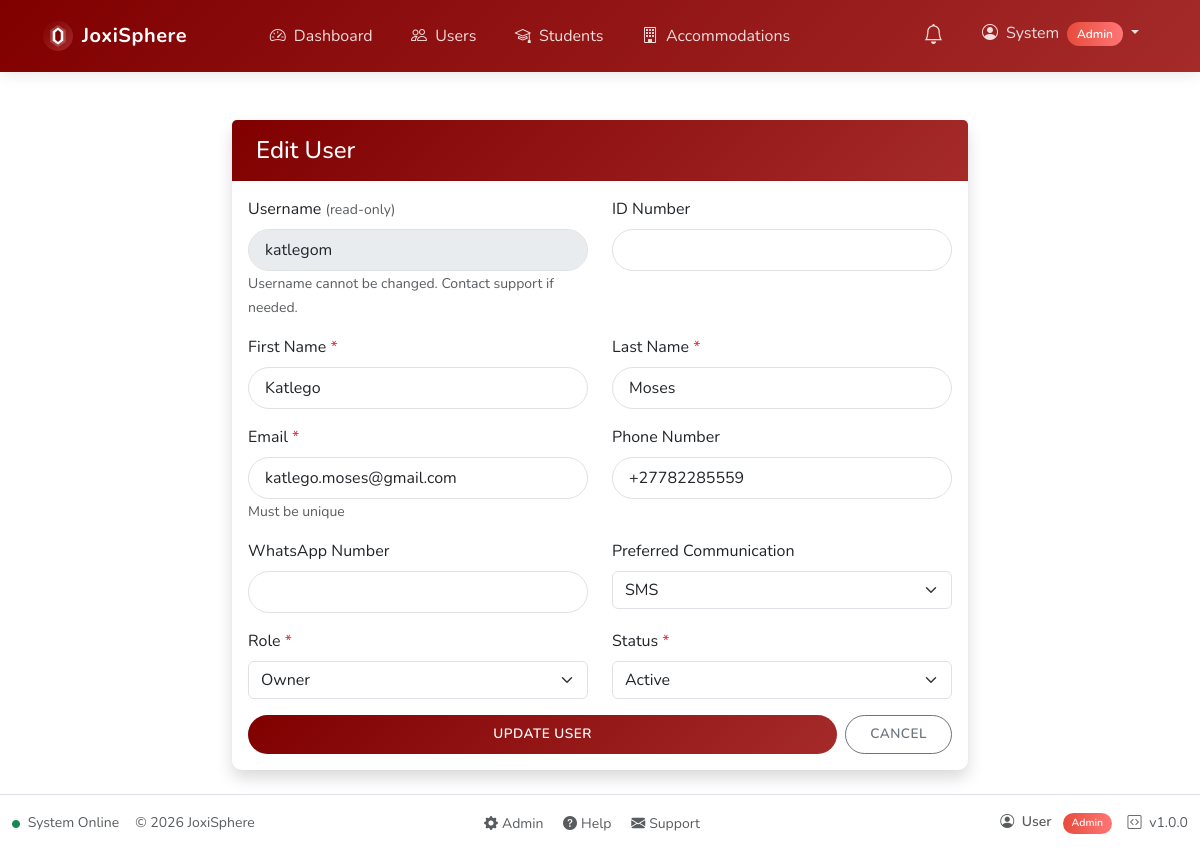
The page /admin/edit-user.php?id=2 (signed in) on the database its author committed.
### tables this page shows
CREATE TABLE IF NOT EXISTS users (
    id INT AUTO_INCREMENT PRIMARY KEY,
    username VARCHAR(50) NOT NULL UNIQUE,
    password VARCHAR(255) NOT NULL,
    email VARCHAR(100) NOT NULL,
    first_name VARCHAR(50) NOT NULL,
    last_name VARCHAR(50) NOT NULL,
    id_number VARCHAR(13) UNIQUE,   
    phone_number VARCHAR(20),
    whatsapp_number VARCHAR(20),
    preferred_communication ENUM('SMS', 'WhatsApp') DEFAULT 'SMS',
    profile_photo VARCHAR(255) DEFAULT NULL,
    role_id INT NOT NULL,
    status ENUM('active', 'pending', 'inactive') NOT NULL DEFAULT 'pending',
    created_at TIMESTAMP DEFAULT CURRENT_TIMESTAMP,
    updated_at TIMESTAMP DEFAULT CURRENT_TIMESTAMP ON UPDATE CURRENT_TIMESTAMP,
    password_reset_required BOOLEAN DEFAULT 0,
    FOREIGN KEY (role_id) REFERENCES roles(id)
);

### includes/functions.php (called while the page is built, shortened)
<?php
function safeQueryPrepare($conn, $sql, $debug = true) {
    $stmt = false;
    try {
        $stmt = $conn->prepare($sql);
    } catch (mysqli_sql_exception $e) {
        $prepareError = "(" . $e->getCode() . ") " . $e->getMessage();
        error_log("Database exception in SQL: $sql - " . $prepareError);
    }
    return $stmt;
}
function getUserDetails($userId = null) {
    $conn = getDbConnection();
    $id = $userId ?? $_SESSION['user_id'];
    $stmt = safeQueryPrepare($conn, "SELECT u.*, r.name as role_name FROM users u
                             JOIN roles r ON u.role_id = r.id WHERE u.id = ?");
    $stmt->bind_param("i", $id);
    $stmt->execute();
    $result = $stmt->get_result();
    if ($result->num_rows === 1) {
        return $result->fetch_assoc();
    }
    return null;
}

### public/admin/edit-user.php (the view, shortened to what this page needs)
<?php
require_once '../../includes/functions.php';
$userId = $_GET['id'] ?? null;
$user = getUserDetails($userId);
$user = is_array($user) ? array_change_key_case($user, CASE_LOWER) : $user;
?>
<div class="container mt-5">
    <div class="row justify-content-center">
        <div class="col-md-8">
            <div class="card shadow">
                <div class="card-header bg-primary text-white">
                    <h4 class="mb-0">Edit User</h4>
                </div>
                <div class="card-body">
                    <form method="post">
                        <div class="row">
                            <div class="col-md-6 mb-3">
                                <label for="username" class="form-label">Username <small class="text-muted">(read-only)</small></label>
                                <input type="text" class="form-control" id="username" value="<?= htmlspecialchars($user['username']) ?>" disabled>
                                <small class="text-muted">Username cannot be changed. Contact support if needed.</small>
                            </div>
                            <div class="col-md-6 mb-3">
                                <label for="id_number" class="form-label">ID Number</label>
                                <input type="text" class="form-control" id="id_number" name="id_number" value="<?= htmlspecialchars($user['id_number'] ?? '') ?>">
                            </div>
                        </div>
                        <div class="row">
                            <div class="col-md-6 mb-3">
                                <label for="first_name" class="form-label">First Name <span class="text-danger">*</span></label>
                                <input type="text" class="form-control" id="first_name" name="first_name" value="<?= htmlspecialchars($user['first_name']) ?>" required>
                            </div>
                            <div class="col-md-6 mb-3">
                                <label for="last_name" class="form-label">Last Name <span class="text-danger">*</span></label>
                                <input type="text" class="form-control" id="last_name" name="last_name" value="<?= htmlspecialchars($user['last_name']) ?>" required>
                            </div>
                        </div>
                        <div class="row">
                            <div class="col-md-6 mb-3">
                                <label for="email" class="form-label">Email <span class="text-danger">*</span></label>
                                <input type="email" class="form-control" id="email" name="email" value="<?= htmlspecialchars($user['email']) ?>" required>
                                <small class="text-muted">Must be unique</small>
                            </div>
                            <div class="col-md-6 mb-3">
                                <label for="phone_number" class="form-label">Phone Number</label>
                                <input type="tel" class="form-control" id="phone_number" name="phone_number" value="<?= htmlspecialchars($user['phone_number'] ?? '') ?>">
                            </div>
                        </div>
                        <div class="row">
                            <div class="col-md-6 mb-3">
                                <label for="whatsapp_number" class="form-label">WhatsApp Number</label>
                                <input type="tel" class="form-control" id="whatsapp_number" name="whatsapp_number" value="<?= htmlspecialchars($user['whatsapp_number'] ?? '') ?>">
                            </div>
                            <div class="col-md-6 mb-3">
                                <label for="preferred_communication" class="form-label">Preferred Communication</label>
                                <select class="form-select" id="preferred_communication" name="preferred_communication">
                                    <option value="SMS" <?= ($user['preferred_communication'] ?? 'SMS') == 'SMS' ? 'selected' : '' ?>>SMS</option>
                                </select>
                            </div>
                        </div>
                        <div class="row">
                            <div class="col-md-6 mb-3">
                                <label for="role_id" class="form-label">Role <span class="text-danger">*</span></label>
                                <select class="form-select" id="role_id" name="role_id" required>
                                    <option value="2" <?= $user['role_id'] == 2 ? 'selected' : '' ?>>Owner</option>
                                </select>
                            </div>
                            <div class="col-md-6 mb-3">
                                <label for="status" class="form-label">Status <span class="text-danger">*</span></label>
                                <select class="form-select" id="status" name="status" required>
                                    <option value="active" <?= $user['status'] == 'active' ? 'selected' : '' ?>>Active</option>
                                </select>
                            </div>
                        </div>
                        <div class="d-grid">
                            <div class="d-flex gap-2">
                                <button type="submit" class="btn btn-primary flex-grow-1">Update User</button>
                                <a href="view-user.php?id=<?= $userId ?>" class="btn btn-outline-secondary">Cancel</a>
                            </div>
                        </div>
                    </form>
                </div>
            </div>
        </div>
    </div>
</div>

### public/assets/css/custom.css (style rules this page uses)
:root { --primary-color: #800000; --primary-gradient: linear-gradient(135deg, #800000 0%, #a52a2a 100%); --secondary-color: #5e605f; --secondary-gradient: linear-gradient(135deg, #5e605f 0%, #959497 100%); --success-color: #2ecc71; --success-gradient: linear-gradient(to right, #2ecc71, #7bed9f); --info-color: #3498db; --info-gradient: linear-gradient(to right, #3498db, #79d2fb); --warning-color: #808000; --warning-gradient: linear-gradient(135deg, #808000 0%, #bdb76b 100%); --danger-color: #e74c3c; --danger-gradient: linear-gradient(to right, #e74c3c, #ff7675); --dark-color: #000000; --dark-gradient: linear-gradient(to right, #000000, #2d3436); --light-color: #f8f9fa; --light-gradient: linear-gradient(135deg, #f8f9fa 0%, #dfe6e9 100%); --admin-color: #800000; --admin-gradient: linear-gradient(135deg, #800000 0%, #5e605f 100%); --owner-color: #5e605f; --owner-gradient: linear-gradient(135deg, #5e605f 0%, #000000 100%); --manager-color: #808000; --manager-gradient: linear-gradient(135deg, #808000 0%, #5e605f 100%); --student-color: #800000; --student-gradient: linear-gradient(135deg, #800000 0%, #808000 100%); --body-bg: #ffffff; }
body { background-color: var(--body-bg); font-family: "Nunito", sans-serif; }
.card { border: none; border-radius: 10px; overflow: visible; box-shadow: 0 5px 15px rgba(0, 0, 0, 0.05); transition: all 0.3s ease; margin-bottom: 1.5rem; }
.card-header { background: var(--primary-gradient); color: white; font-weight: 600; padding: 1rem 1.5rem; border-bottom: none; }
.card-header.bg-primary { background: var(--primary-gradient) !important; }
.btn { border-radius: 30px; padding: 0.5rem 1.5rem; font-weight: 600; transition: all 0.3s ease; text-transform: uppercase; letter-spacing: 0.5px; font-size: 0.85rem; }
.btn-primary { background-image: var(--primary-gradient); border: none; }
.bg-primary { background-image: var(--primary-gradient) !important; }
.form-control { border-radius: 30px; padding: 0.5rem 1rem; border: 1px solid #e1e1e1; }
.card-header { background-color: #f8f9fa; border-bottom: 1px solid rgba(0, 0, 0, 0.05); }

### rows shown on the page
users: username "katlegom", first_name "Katlego", last_name "Moses", email "katlego.moses@gmail.com", phone_number "+27782285559", preferred_communication "SMS", role_id "Owner", status "Active"

### other values the page prints
APP_NAME "JoxiSphere"
$item['text'] "Dashboard"
$item['text'] "Users"
$item['text'] "Students"
$item['text'] "Accommodations"
$_SESSION['username'] "System"
$userRole "Admin"
$userName "User"
